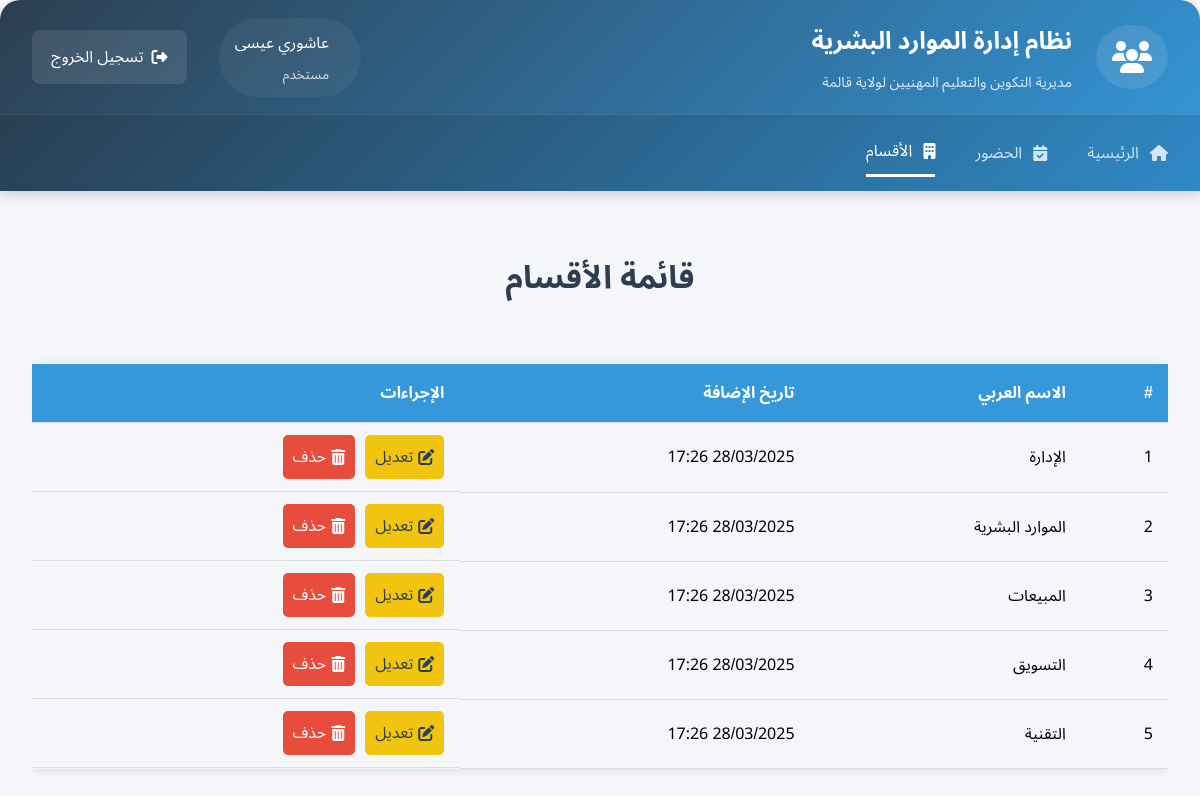
/list_departments.php (signed in), run on the app's committed database.
### tables this page shows
CREATE TABLE `departments` (
  `department_id` int(11) NOT NULL,
  `name` varchar(50) NOT NULL COMMENT 'اسم القسم (عربي)',
  `created_at` timestamp NOT NULL DEFAULT current_timestamp()
);

### list_departments.php (the view, shortened to what this page needs)
<?php
$pdo = getDBConnection();
$departments = [];
try {
    $stmt = $pdo->query("SELECT * FROM departments ORDER BY created_at DESC");
    $departments = $stmt->fetchAll(PDO::FETCH_ASSOC);
} catch (PDOException $e) {
    $error = "خطأ في جلب البيانات: " . $e->getMessage();
}
?>
<!DOCTYPE html>
<html lang="ar" dir="rtl">
<head>
    <link rel="stylesheet" href="CSS/icons.css">
</head>
<body>
    <div class="dashboard-container">
        <?php include 'header.php'; ?>
        <main class="dashboard-main">
            <h1 class="dashboard-title">قائمة الأقسام</h1>
            <div class="table-container">
                <?php if (count($departments) > 0): ?>
                    <table class="departments-table">
                        <thead>
                            <tr>
                                <th>#</th>
                                <th>الاسم العربي</th>
                                <th>تاريخ الإضافة</th>
                                <th>الإجراءات</th>
                            </tr>
                        </thead>
                        <tbody>
                            <?php foreach ($departments as $index => $dept): ?>
                            <tr>
                                <td><?= $index + 1 ?></td>
                                <td><?= htmlspecialchars($dept['name']) ?></td>
                                <td><?= date('d/m/Y H:i', strtotime($dept['created_at'])) ?></td>
                                <td class="actions">
                                    <a href="edit_department.php?id=<?= $dept['department_id'] ?>" class="btn btn-edit">
                                        <i class="fas fa-edit"></i>
                                        تعديل
                                    </a>
                                    <a href="delete_department.php?id=<?= $dept['department_id'] ?>" class="btn btn-delete"
                                       onclick="return confirm('هل أنت متأكد من رغبتك في حذف هذا القسم؟')">
                                        <i class="fas fa-trash"></i>
                                        حذف
                                    </a>
                                </td>
                            </tr>
                            <?php endforeach; ?>
                        </tbody>
                    </table>
                <?php endif; ?>
            </div>
        </main>
    </div>
</body>
</html>

### list_departments.php (style rules this page uses)
.departments-table { width: 100%; border-collapse: collapse; margin: 20px 0; box-shadow: 0 1px 10px rgba(0,0,0,0.1); }
.departments-table th, .departments-table td { padding: 12px 15px; text-align: right; border-bottom: 1px solid #ddd; }
.departments-table th { background-color: #3498db; color: white; }
.table-container { overflow-x: auto; }
.actions { display: flex; gap: 10px; justify-content: flex-start; }
.btn { padding: 5px 10px; border-radius: 5px; text-decoration: none; display: inline-flex; align-items: center; gap: 5px; }
.btn-edit { background: #f1c40f; color: #2c3e50; }
.btn-delete { background: #e74c3c; color: white; }

### data on the page
departments: name "الإدارة", created_at "28/03/2025 17:26"
departments: name "الموارد البشرية", created_at "28/03/2025 17:26"
departments: name "المبيعات", created_at "28/03/2025 17:26"
departments: name "التسويق", created_at "28/03/2025 17:26"
departments: name "التقنية", created_at "28/03/2025 17:26"

### other printed values
$_SESSION['fullname'] "عاشوري عيسى"
$_SESSION['role'] "مستخدم"
